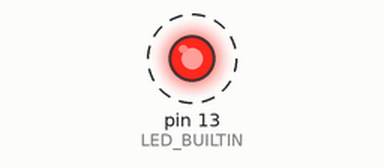
Bench run of a sketch on a simulated Arduino Uno, built with avr-gcc and run on an emulated ATmega328P. Parts: output pins drawn as LEDs (lit = HIGH). Dashed ring = blinking. What the sketch prints to the serial monitor is not drawn.

Above: at 0.2 s.
Timing chart, 0 to 3.0 s (numbered marks = the images above):
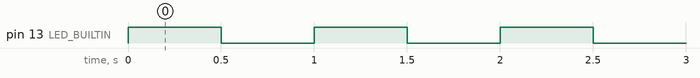

Measured:
- by itself, pin 13 (LED_BUILTIN): alternates HIGH for 0.50 s and LOW for 0.50 s

The sketch:

ci_blink.ino
```cpp
// Run by CI through the bundled impulse-test (see docs/TESTING.md).
// @run 2.2s
// @expect serial contains "ready"
// @expect pin LED_BUILTIN frequency 1Hz ±5%

void setup() {
  Serial.begin(9600);
  pinMode(LED_BUILTIN, OUTPUT);
  Serial.println("ready");
}

void loop() {
  digitalWrite(LED_BUILTIN, HIGH);
  delay(500);
  digitalWrite(LED_BUILTIN, LOW);
  delay(500);
}
```
